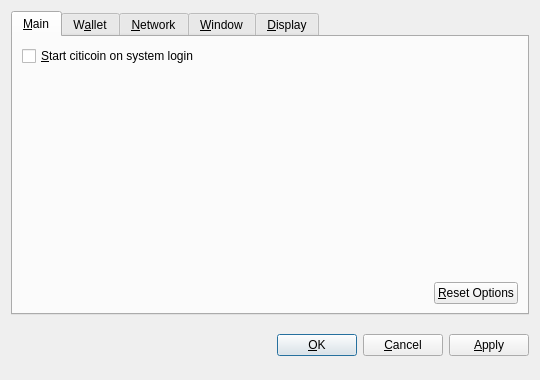
<?xml version="1.0" encoding="UTF-8"?>
<ui version="4.0">
 <class>OptionsDialog</class>
 <widget class="QDialog" name="OptionsDialog">
  <property name="geometry">
   <rect>
    <x>0</x>
    <y>0</y>
    <width>540</width>
    <height>380</height>
   </rect>
  </property>
  <property name="windowTitle">
   <string>Options</string>
  </property>
  <property name="modal">
   <bool>true</bool>
  </property>
  <layout class="QVBoxLayout" name="verticalLayout">
   <item>
    <widget class="QTabWidget" name="tabWidget">
     <property name="tabPosition">
      <enum>QTabWidget::North</enum>
     </property>
     <property name="currentIndex">
      <number>0</number>
     </property>
     <widget class="QWidget" name="tabMain">
      <attribute name="title">
       <string>&amp;Main</string>
      </attribute>
      <layout class="QVBoxLayout" name="verticalLayout_Main">
       <item>
        <widget class="QCheckBox" name="bitcoinAtStartup">
         <property name="toolTip">
          <string>Automatically start citicoin after logging in to the system.</string>
         </property>
         <property name="text">
          <string>&amp;Start citicoin on system login</string>
         </property>
        </widget>
       </item>
       <item>
        <spacer name="verticalSpacer_Main">
         <property name="orientation">
          <enum>Qt::Vertical</enum>
         </property>
         <property name="sizeHint" stdset="0">
          <size>
           <width>20</width>
           <height>40</height>
          </size>
         </property>
        </spacer>
       </item>
       <item>
        <layout class="QHBoxLayout" name="horizontalLayout_2_Main">
         <item>
          <spacer name="horizontalSpacer_2_Main">
           <property name="orientation">
            <enum>Qt::Horizontal</enum>
           </property>
           <property name="sizeHint" stdset="0">
            <size>
             <width>40</width>
             <height>20</height>
            </size>
           </property>
          </spacer>
         </item>
         <item>
          <widget class="QPushButton" name="resetButton">
           <property name="toolTip">
            <string>Reset all client options to default.</string>
           </property>
           <property name="text">
            <string>&amp;Reset Options</string>
           </property>
           <property name="autoDefault">
            <bool>false</bool>
           </property>
          </widget>
         </item>
        </layout>
       </item>
      </layout>
     </widget>
     <widget class="QWidget" name="tabWallet">
      <attribute name="title">
       <string>W&amp;allet</string>
      </attribute>
      <layout class="QVBoxLayout" name="verticalLayout_Network">
       <item>
        <widget class="QLabel" name="transactionFeeInfoLabel">
         <property name="text">
          <string>Optional transaction fee per kB that helps make sure your transactions are processed quickly. Most transactions are 1 kB.</string>
         </property>
         <property name="textFormat">
          <enum>Qt::PlainText</enum>
         </property>
         <property name="wordWrap">
          <bool>true</bool>
         </property>
        </widget>
       </item>
       <item>
        <layout class="QHBoxLayout" name="horizontalLayout_1_Main">
         <item>
          <widget class="QLabel" name="transactionFeeLabel">
           <property name="text">
            <string>Pay transaction &amp;fee</string>
           </property>
           <property name="textFormat">
            <enum>Qt::PlainText</enum>
           </property>
           <property name="buddy">
            <cstring>transactionFee</cstring>
           </property>
          </widget>
         </item>
         <item>
          <widget class="BitcoinAmountField" name="transactionFee"/>
         </item>
         <item>
          <spacer name="horizontalSpacer_1_Main">
           <property name="orientation">
            <enum>Qt::Horizontal</enum>
           </property>
           <property name="sizeHint" stdset="0">
            <size>
             <width>40</width>
             <height>20</height>
            </size>
           </property>
          </spacer>
         </item>
        </layout>
       </item>
       <item>
        <widget class="QLabel" name="label">
         <property name="text">
          <string>If you disable the spending of unconfirmed change, the change from a transaction cannot be used until that transaction has at least one confirmation. This also affects how your balance is computed.</string>
         </property>
         <property name="wordWrap">
          <bool>true</bool>
         </property>
        </widget>
       </item>
       <item>
        <widget class="QCheckBox" name="spendZeroConfChange">
         <property name="text">
          <string>Spend unconfirmed change  (experts only)</string>
         </property>
        </widget>
       </item>
       <item>
        <spacer name="verticalSpacer">
         <property name="orientation">
          <enum>Qt::Vertical</enum>
         </property>
         <property name="sizeHint" stdset="0">
          <size>
           <width>20</width>
           <height>40</height>
          </size>
         </property>
        </spacer>
       </item>
      </layout>
     </widget>
     <widget class="QWidget" name="tabNetwork">
      <attribute name="title">
       <string>&amp;Network</string>
      </attribute>
      <layout class="QVBoxLayout" name="verticalLayout_Network">
       <item>
        <widget class="QCheckBox" name="mapPortUpnp">
         <property name="toolTip">
          <string>Automatically open the citicoin client port on the router. This only works when your router supports UPnP and it is enabled.</string>
         </property>
         <property name="text">
          <string>Map port using &amp;UPnP</string>
         </property>
        </widget>
       </item>
       <item>
        <widget class="QCheckBox" name="connectSocks">
         <property name="toolTip">
          <string>Connect to the citicoin network through a SOCKS proxy (e.g. when connecting through Tor).</string>
         </property>
         <property name="text">
          <string>&amp;Connect through SOCKS proxy:</string>
         </property>
        </widget>
       </item>
       <item>
        <layout class="QHBoxLayout" name="horizontalLayout_Network">
         <item>
          <widget class="QLabel" name="proxyIpLabel">
           <property name="text">
            <string>Proxy &amp;IP:</string>
           </property>
           <property name="textFormat">
            <enum>Qt::PlainText</enum>
           </property>
           <property name="buddy">
            <cstring>proxyIp</cstring>
           </property>
          </widget>
         </item>
         <item>
          <widget class="QValidatedLineEdit" name="proxyIp">
           <property name="maximumSize">
            <size>
             <width>140</width>
             <height>16777215</height>
            </size>
           </property>
           <property name="toolTip">
            <string>IP address of the proxy (e.g. 127.0.0.1)</string>
           </property>
          </widget>
         </item>
         <item>
          <widget class="QLabel" name="proxyPortLabel">
           <property name="text">
            <string>&amp;Port:</string>
           </property>
           <property name="textFormat">
            <enum>Qt::PlainText</enum>
           </property>
           <property name="buddy">
            <cstring>proxyPort</cstring>
           </property>
          </widget>
         </item>
         <item>
          <widget class="QLineEdit" name="proxyPort">
           <property name="maximumSize">
            <size>
             <width>55</width>
             <height>16777215</height>
            </size>
           </property>
           <property name="toolTip">
            <string>Port of the proxy (e.g. 9050)</string>
           </property>
          </widget>
         </item>
         <item>
          <widget class="QLabel" name="socksVersionLabel">
           <property name="text">
            <string>SOCKS &amp;Version:</string>
           </property>
           <property name="textFormat">
            <enum>Qt::PlainText</enum>
           </property>
           <property name="buddy">
            <cstring>socksVersion</cstring>
           </property>
          </widget>
         </item>
         <item>
          <widget class="QValueComboBox" name="socksVersion">
           <property name="toolTip">
            <string>SOCKS version of the proxy (e.g. 5)</string>
           </property>
          </widget>
         </item>
         <item>
          <spacer name="horizontalSpacer_Network">
           <property name="orientation">
            <enum>Qt::Horizontal</enum>
           </property>
           <property name="sizeHint" stdset="0">
            <size>
             <width>40</width>
             <height>20</height>
            </size>
           </property>
          </spacer>
         </item>
        </layout>
       </item>
       <item>
        <spacer name="verticalSpacer_Network">
         <property name="orientation">
          <enum>Qt::Vertical</enum>
         </property>
         <property name="sizeHint" stdset="0">
          <size>
           <width>20</width>
           <height>40</height>
          </size>
         </property>
        </spacer>
       </item>
      </layout>
     </widget>
     <widget class="QWidget" name="tabWindow">
      <attribute name="title">
       <string>&amp;Window</string>
      </attribute>
      <layout class="QVBoxLayout" name="verticalLayout_Window">
       <item>
        <widget class="QCheckBox" name="minimizeToTray">
         <property name="toolTip">
          <string>Show only a tray icon after minimizing the window.</string>
         </property>
         <property name="text">
          <string>&amp;Minimize to the tray instead of the taskbar</string>
         </property>
        </widget>
       </item>
       <item>
        <widget class="QCheckBox" name="minimizeOnClose">
         <property name="toolTip">
          <string>Minimize instead of exit the application when the window is closed. When this option is enabled, the application will be closed only after selecting Quit in the menu.</string>
         </property>
         <property name="text">
          <string>M&amp;inimize on close</string>
         </property>
        </widget>
       </item>
       <item>
        <spacer name="verticalSpacer_Window">
         <property name="orientation">
          <enum>Qt::Vertical</enum>
         </property>
         <property name="sizeHint" stdset="0">
          <size>
           <width>20</width>
           <height>40</height>
          </size>
         </property>
        </spacer>
       </item>
      </layout>
     </widget>
     <widget class="QWidget" name="tabDisplay">
      <attribute name="title">
       <string>&amp;Display</string>
      </attribute>
      <layout class="QVBoxLayout" name="verticalLayout_Display">
       <item>
        <layout class="QHBoxLayout" name="horizontalLayout_1_Display">
         <item>
          <widget class="QLabel" name="langLabel">
           <property name="text">
            <string>User Interface &amp;language:</string>
           </property>
           <property name="textFormat">
            <enum>Qt::PlainText</enum>
           </property>
           <property name="buddy">
            <cstring>lang</cstring>
           </property>
          </widget>
         </item>
         <item>
          <widget class="QValueComboBox" name="lang">
           <property name="toolTip">
            <string>The user interface language can be set here. This setting will take effect after restarting citicoin.</string>
           </property>
          </widget>
         </item>
        </layout>
       </item>
       <item>
        <layout class="QHBoxLayout" name="horizontalLayout_2_Display">
         <item>
          <widget class="QLabel" name="unitLabel">
           <property name="text">
            <string>&amp;Unit to show amounts in:</string>
           </property>
           <property name="textFormat">
            <enum>Qt::PlainText</enum>
           </property>
           <property name="buddy">
            <cstring>unit</cstring>
           </property>
          </widget>
         </item>
         <item>
          <widget class="QValueComboBox" name="unit">
           <property name="toolTip">
            <string>Choose the default subdivision unit to show in the interface and when sending coins.</string>
           </property>
          </widget>
         </item>
        </layout>
       </item>
       <item>
        <widget class="QCheckBox" name="displayAddresses">
         <property name="toolTip">
          <string>Whether to show citicoin addresses in the transaction list or not.</string>
         </property>
         <property name="text">
          <string>&amp;Display addresses in transaction list</string>
         </property>
        </widget>
       </item>
       <item>
        <widget class="QCheckBox" name="coinControlFeatures">
         <property name="toolTip">
          <string>Whether to show coin control features or not.</string>
         </property>
         <property name="text">
          <string>Display coin &amp;control features (experts only!)</string>
         </property>
        </widget>
       </item>
       <item>
        <spacer name="verticalSpacer_Display">
         <property name="orientation">
          <enum>Qt::Vertical</enum>
         </property>
         <property name="sizeHint" stdset="0">
          <size>
           <width>20</width>
           <height>40</height>
          </size>
         </property>
        </spacer>
       </item>
      </layout>
     </widget>
    </widget>
   </item>
   <item>
    <layout class="QHBoxLayout" name="horizontalLayout_Buttons">
     <item>
      <spacer name="horizontalSpacer_1">
       <property name="orientation">
        <enum>Qt::Horizontal</enum>
       </property>
       <property name="sizeHint" stdset="0">
        <size>
         <width>40</width>
         <height>48</height>
        </size>
       </property>
      </spacer>
     </item>
     <item>
      <widget class="QLabel" name="statusLabel">
       <property name="font">
        <font>
         <weight>75</weight>
         <bold>true</bold>
        </font>
       </property>
       <property name="text">
        <string/>
       </property>
       <property name="textFormat">
        <enum>Qt::PlainText</enum>
       </property>
       <property name="wordWrap">
        <bool>true</bool>
       </property>
      </widget>
     </item>
     <item>
      <spacer name="horizontalSpacer_2">
       <property name="orientation">
        <enum>Qt::Horizontal</enum>
       </property>
       <property name="sizeHint" stdset="0">
        <size>
         <width>40</width>
         <height>48</height>
        </size>
       </property>
      </spacer>
     </item>
     <item>
      <widget class="QPushButton" name="okButton">
       <property name="text">
        <string>&amp;OK</string>
       </property>
      </widget>
     </item>
     <item>
      <widget class="QPushButton" name="cancelButton">
       <property name="text">
        <string>&amp;Cancel</string>
       </property>
       <property name="autoDefault">
        <bool>false</bool>
       </property>
      </widget>
     </item>
     <item>
      <widget class="QPushButton" name="applyButton">
       <property name="text">
        <string>&amp;Apply</string>
       </property>
       <property name="autoDefault">
        <bool>false</bool>
       </property>
      </widget>
     </item>
    </layout>
   </item>
  </layout>
 </widget>
 <customwidgets>
  <customwidget>
   <class>BitcoinAmountField</class>
   <extends>QSpinBox</extends>
   <header>bitcoinamountfield.h</header>
  </customwidget>
  <customwidget>
   <class>QValueComboBox</class>
   <extends>QComboBox</extends>
   <header>qvaluecombobox.h</header>
  </customwidget>
  <customwidget>
   <class>QValidatedLineEdit</class>
   <extends>QLineEdit</extends>
   <header>qvalidatedlineedit.h</header>
  </customwidget>
 </customwidgets>
 <resources/>
 <connections/>
</ui>
